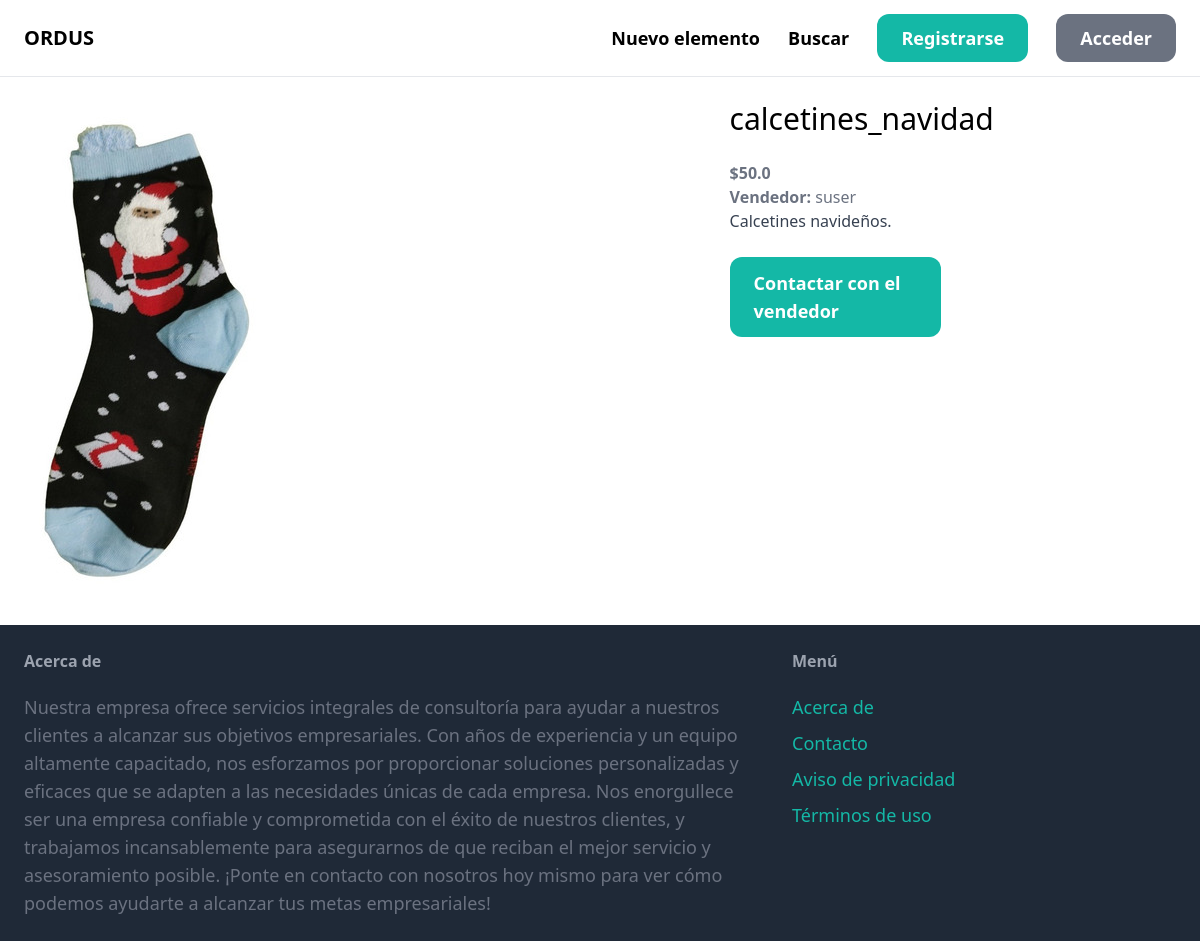
The page /items/2 on the database its author committed.
### item/models.py (models this page shows, shortened)
class Item(models.Model):
    category = models.ForeignKey(Category, related_name='items', on_delete=models.CASCADE)
    name = models.CharField(max_length=255)
    description = models.TextField(blank=True, null=True)
    price = models.FloatField()
    image = models.ImageField(upload_to='item_images', blank=True, null=True)
    inventory = models.IntegerField()
    added = models.ForeignKey(User, related_name='items', on_delete=models.CASCADE)
    date = models.DateField()

### item/views.py (the view)
# urls.py: path('<int:pk>', views.detail, name='detail'),
def detail(request, pk):
    item = get_object_or_404(Item, pk=pk)
    related_items = Item.objects.filter(category=item.category, inventory__gt=0).exclude(pk=pk)[0:3]
    return render(request, 'item/detail.html', {
        'item': item,
        'related_items': related_items,
    })

### item/templates/item/detail.html (shortened to what this page needs)
{% extends 'core/base.html' %}
{% block content %}
<div class="grid grid-cols-5 gap-6">
    <div class="col-span-3">
        <img src="{{ item.image.url}}" class="rounded-xl">
    </div>
    <div calss="col-span-2 p-6 bg-gray-100 sounded-xl">
        <h1 class="mb-6 text-3xl">{{ item.name }}</h1>
        <p class="text-gray-500"><strong>${{ item.price }}</strong></p>
        <p class="text-gray-500"><strong>Vendedor: </strong>{{ item.added }}</p>
        {% if item.description %}
            <p class="text-gray-700">
                {{ item.description }}
            </p>
        {% endif %}
        {% if  request.user == item.added %}
            <div class="mt-6 p-6 bg-white rounded-xl">
                <p>¡Este es tu artículo!</p>
                <a href="{% url 'item:edit' item.id %}" class="inline-block mt-6 px-6 py-3 text-lg font-semibold bg-teal-500 test-white rounded-xl">Editar</a>
                <a href="{% url 'item:delete' item.id %}" class="inline-block mt-6 px-6 py-3 text-lg font-semibold bg-red-500 test-white rounded-xl">Borrar</a>
            </div>
        {% else %}
            <a href="{% url 'conversation:new' item.id %}" class="inline-block mt-6 px-6 py-3 text-lg font-semibold bg-teal-500 text-white rounded-xl hover:bg-teal-700">Contactar con el vendedor</a>
        {% endif %}
    </div>
</div>
{% endblock %}

### rows shown on the page
Item: image (picture), name "calcetines_navidad", price "50.0", added "suser", description "Calcetines navideños."
